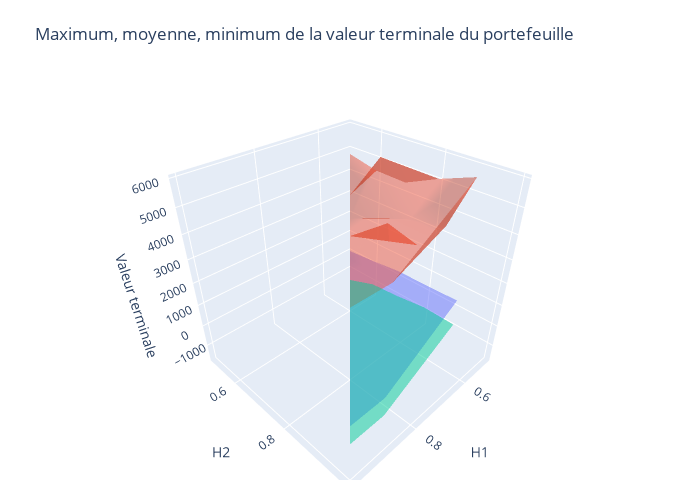

Notebook source saved alongside this figure:
### Code cell
import plotly.graph_objects as go

fig = go.Figure(data=[go.Mesh3d(x=H_1, y=H_2, z=PHI_MEAN, opacity=0.50),
                      go.Mesh3d(x=H_1, y=H_2, z=PHI_MAX, opacity=0.50),
                      go.Mesh3d(x=H_1, y=H_2, z=PHI_MIN, opacity=0.50)])


fig.update_layout(
    title='Maximum, moyenne, minimum de la valeur terminale du portefeuille', 
    autosize=False,
    width=700, 
    height=500,
    margin=dict(l=20, r=20, b=20, t=80),
    scene=dict(
        xaxis_title='H1',
        yaxis_title='H2',
        zaxis_title='Valeur terminale',
    ),
)

fig.show()

### Figure 1 — Plotly figure (JSON) as saved in the notebook; plotly's stock layout.template omitted (floating-point values rounded to 4 significant figures)
{"data": [{"opacity": 0.5, "type": "mesh3d", "x": [0.5, 0.5, 0.5, 0.5, 0.5, 0.6, 0.6, 0.6, 0.6, 0.7, 0.7, 0.7, 0.8, 0.8, 0.9, 0.9, 1], "y": [0.5, 0.6, 0.7, 0.8, 0.9, 0.6, 0.7, 0.8, 0.9, 0.7, 0.8, 0.9, 0.8, 0.9, 0.9, 1, 1], "z": [73.94, 201.7, 357.1, 363.9, 406.0, 558.6, 632.5, 627.8, 666.1, 663.3, 789.0, 743.5, 786.7, 778.0, 768.5, 796.8, 820.3]}, {"opacity": 0.5, "type": "mesh3d", "x": [0.5, 0.5, 0.5, 0.5, 0.5, 0.6, 0.6, 0.6, 0.6, 0.7, 0.7, 0.7, 0.8, 0.8, 0.9, 0.9, 1], "y": [0.5, 0.6, 0.7, 0.8, 0.9, 0.6, 0.7, 0.8, 0.9, 0.7, 0.8, 0.9, 0.8, 0.9, 0.9, 1, 1], "z": [4795.0, 4505.0, 4463.0, 5069.0, 5592.0, 3939.0, 5882.0, 4017.0, 4327.0, 4039.0, 4603.0, 4228.0, 4556.0, 5584.0, 5083.0, 5047.0, 5097.0]}, {"opacity": 0.5, "type": "mesh3d", "x": [0.5, 0.5, 0.5, 0.5, 0.5, 0.6, 0.6, 0.6, 0.6, 0.7, 0.7, 0.7, 0.8, 0.8, 0.9, 0.9, 1], "y": [0.5, 0.6, 0.7, 0.8, 0.9, 0.6, 0.7, 0.8, 0.9, 0.7, 0.8, 0.9, 0.8, 0.9, 0.9, 1, 1], "z": [-1588.0, -1087.0, -973.0, -780.5, -833.9, -586.4, -339.3, -288.4, -288.5, -168.5, -111.5, -101.8, -49.36, -34.05, -14.39, -8.946, -0.8087]}], "layout": {"autosize": false, "height": 500, "margin": {"b": 20, "l": 20, "r": 20, "t": 80}, "scene": {"xaxis": {"title": {"text": "H1"}}, "yaxis": {"title": {"text": "H2"}}, "zaxis": {"title": {"text": "Valeur terminale"}}}, "title": {"text": "Maximum, moyenne, minimum de la valeur terminale du portefeuille"}, "width": 700}}
